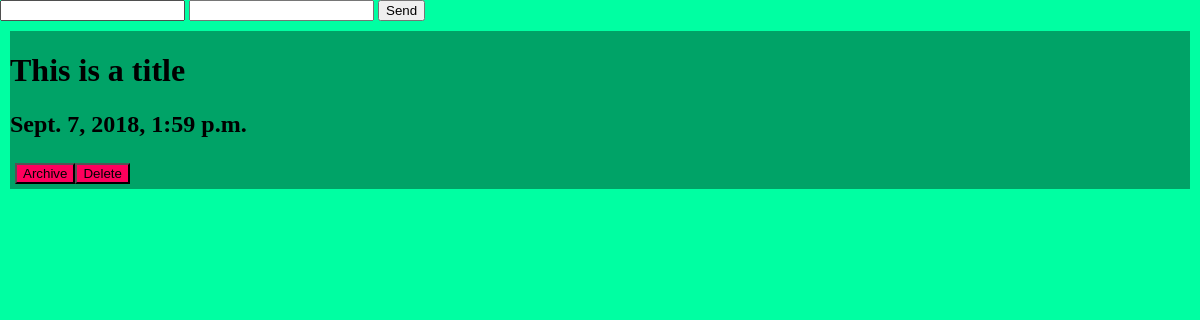
The app's page /webpage/ (signed in), older data.
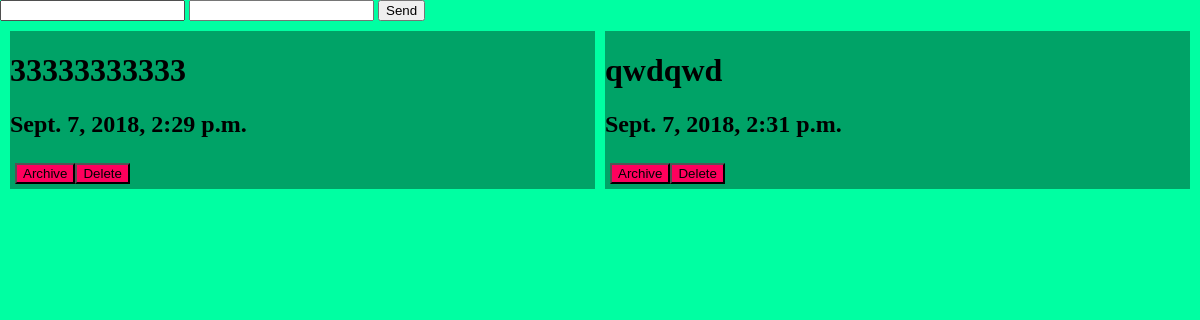
The same page, newer data.
### todo/models.py (models this page shows)
class ToDo(models.Model):
    user = models.ForeignKey(settings.AUTH_USER_MODEL, null=False, on_delete=models.CASCADE)
    date = models.DateTimeField(auto_now_add=True)
    title = models.TextField(max_length=20, null=False)
    description = models.TextField(max_length=144, null=True)
    archived = models.BooleanField(default=False, null=False)

### webpage/views.py (the view)
# urls.py: path('', index)
def index(request):
    context = {'todos' : ToDo.objects.all().filter(archived=False, user=request.user)}
    return render(request, 'webpage/index.html', context)

### webpage/templates/webpage/index.html (shortened to what this page needs)
{% load static %}
<!DOCTYPE html>
<html lang="en">
<head>
  <link rel="stylesheet" href="{% static 'webpage/css/index.css' %}" type="text/css">
</head>
<body>
  <div>
    <form action="{% url 'todo:create' %}" method="post">
      <input type="text" name="title" id="">
      <input type="text" name="description" id="">
      <button type="submit">Send</button>
    </form>
  </div>
  <div class="container">
    {% for x in todos %}
    <div class="todo">
      <h1>{{ x.title }}</h1>
      <h2>{{ x.date }}</h2>
      <div class="container">
        <form action="{% url 'todo:archive' %}" method="post">
          <button class="button" type="submit">Archive</button>
        </form>
        <form action="{% url 'todo:delete' %}" method="post">
          <button class="button" type="submit">Delete</button>
        </form>
      </div>
    </div>
    {% endfor %}
  </div>
</body>
</html>

### webpage/static/webpage/css/index.css (style rules this page uses)
html { height: 100vh; width: 100vw; }
body { height: inherit; width: inherit; margin: 0; background-color: #00FFA2; }
.container { margin: 0; display: flex; flex-direction: row; width: auto; height: auto; padding: 5px; }
.container>div { flex: 1 1 auto; margin: 5px; }
.todo { width: auto; text-align: left ; background-color: #00A367; }
.button { background-color: #FF005D; }

Row changes from the older to the newer data that the page shows:
no longer on this page (row edited): ToDo: title "This is a title", date "Sept. 7, 2018, 1:59 p.m."
added ToDo: title "33333333333", date "Sept. 7, 2018, 2:29 p.m."
added ToDo: title "qwdqwd", date "Sept. 7, 2018, 2:31 p.m."
